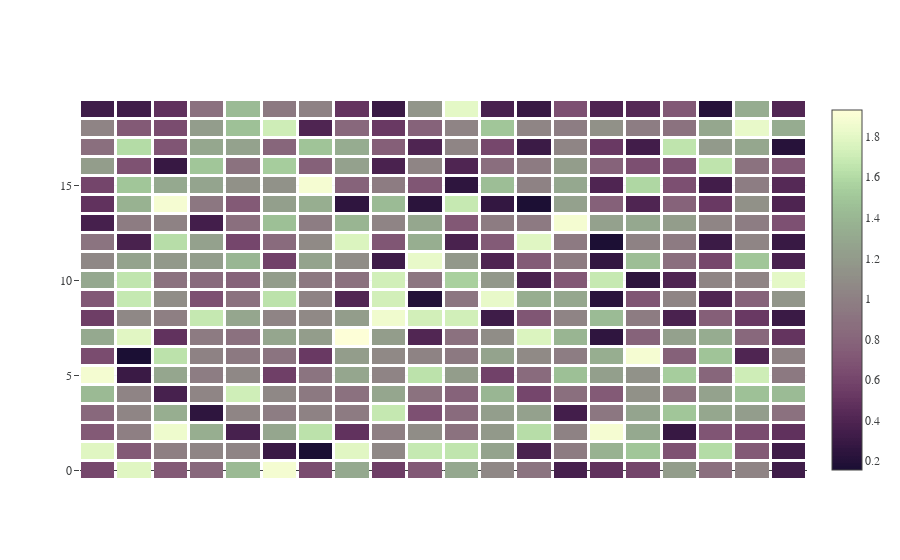

Here is the notebook cell this chart was saved with:
### Code cell
# Heatmap

heatmap_data = np.random.rand(20,20)
heatmap_data = heatmap_data + np.transpose(heatmap_data)
fig = go.Figure(data=go.Heatmap(
                    z=heatmap_data,
                    colorscale=colormap_ptly,
                    xgap=3,
                    ygap=3))
fig.update_xaxes(side="top", visible=False, showgrid= False,zeroline= False) # thick line at x=0)
fig.show()

### Figure 1 — Plotly figure (JSON) as saved in the notebook; plotly's stock layout.template omitted (floating-point values rounded to 4 significant figures; data arrays with more than 128 entries replaced by an {"elided": "..."} marker saying what was removed)
{"data": [{"colorscale": {"elided": "255x2 mixed values"}, "type": "heatmap", "xgap": 3, "ygap": 3, "z": {"elided": "20x20 float values"}}], "layout": {"xaxis": {"showgrid": false, "side": "top", "visible": false, "zeroline": false}}}
